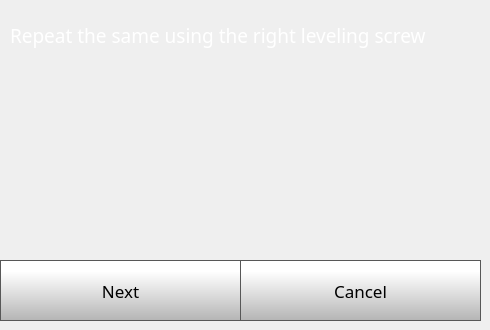
    <widget class="QWidget" name="quickStep3Page">
     <widget class="QPushButton" name="quickStep3CancelButton">
      <property name="geometry">
       <rect>
        <x>240</x>
        <y>260</y>
        <width>241</width>
        <height>61</height>
       </rect>
      </property>
      <property name="font">
       <font>
        <family>Gotham</family>
        <pointsize>13</pointsize>
       </font>
      </property>
      <property name="styleSheet">
       <string notr="true">QPushButton {
     border: 1px solid rgb(87, 87, 87);
	background-color: qlineargradient(spread:pad, x1:0, y1:1, x2:0, y2:0.188, stop:0 rgba(180, 180, 180, 255), stop:1 rgba(255, 255, 255, 255));


}

QPushButton:pressed {
    background-color: qlineargradient(x1: 0, y1: 0, x2: 0, y2: 1,
                                      stop: 0 #dadbde, stop: 1 #f6f7fa);
}

QPushButton:flat {
    border: none; /* no border for a flat push button */
}

QPushButton:default {
    border-color: navy; /* make the default button prominent */
}

QPushButton:focus {
	outline: none;
}</string>
      </property>
      <property name="text">
       <string>Cancel</string>
      </property>
      <property name="iconSize">
       <size>
        <width>40</width>
        <height>40</height>
       </size>
      </property>
     </widget>
     <widget class="QPushButton" name="quickStep3NextButton">
      <property name="geometry">
       <rect>
        <x>0</x>
        <y>260</y>
        <width>241</width>
        <height>61</height>
       </rect>
      </property>
      <property name="font">
       <font>
        <family>Gotham</family>
        <pointsize>13</pointsize>
       </font>
      </property>
      <property name="styleSheet">
       <string notr="true">QPushButton {
     border: 1px solid rgb(87, 87, 87);
	background-color: qlineargradient(spread:pad, x1:0, y1:1, x2:0, y2:0.188, stop:0 rgba(180, 180, 180, 255), stop:1 rgba(255, 255, 255, 255));


}

QPushButton:pressed {
    background-color: qlineargradient(x1: 0, y1: 0, x2: 0, y2: 1,
                                      stop: 0 #dadbde, stop: 1 #f6f7fa);
}

QPushButton:flat {
    border: none; /* no border for a flat push button */
}

QPushButton:default {
    border-color: navy; /* make the default button prominent */
}

QPushButton:focus {
	outline: none;
}</string>
      </property>
      <property name="text">
       <string>Next</string>
      </property>
      <property name="iconSize">
       <size>
        <width>40</width>
        <height>40</height>
       </size>
      </property>
     </widget>
     <widget class="QLabel" name="caliberateLabel_10">
      <property name="geometry">
       <rect>
        <x>10</x>
        <y>10</y>
        <width>471</width>
        <height>51</height>
       </rect>
      </property>
      <property name="font">
       <font>
        <family>Gotham</family>
        <pointsize>14</pointsize>
        <weight>50</weight>
        <bold>false</bold>
       </font>
      </property>
      <property name="styleSheet">
       <string notr="true">color: rgb(255, 255, 255);</string>
      </property>
      <property name="text">
       <string>Repeat the same using the right leveling screw</string>
      </property>
      <property name="wordWrap">
       <bool>true</bool>
      </property>
     </widget>
    </widget>
